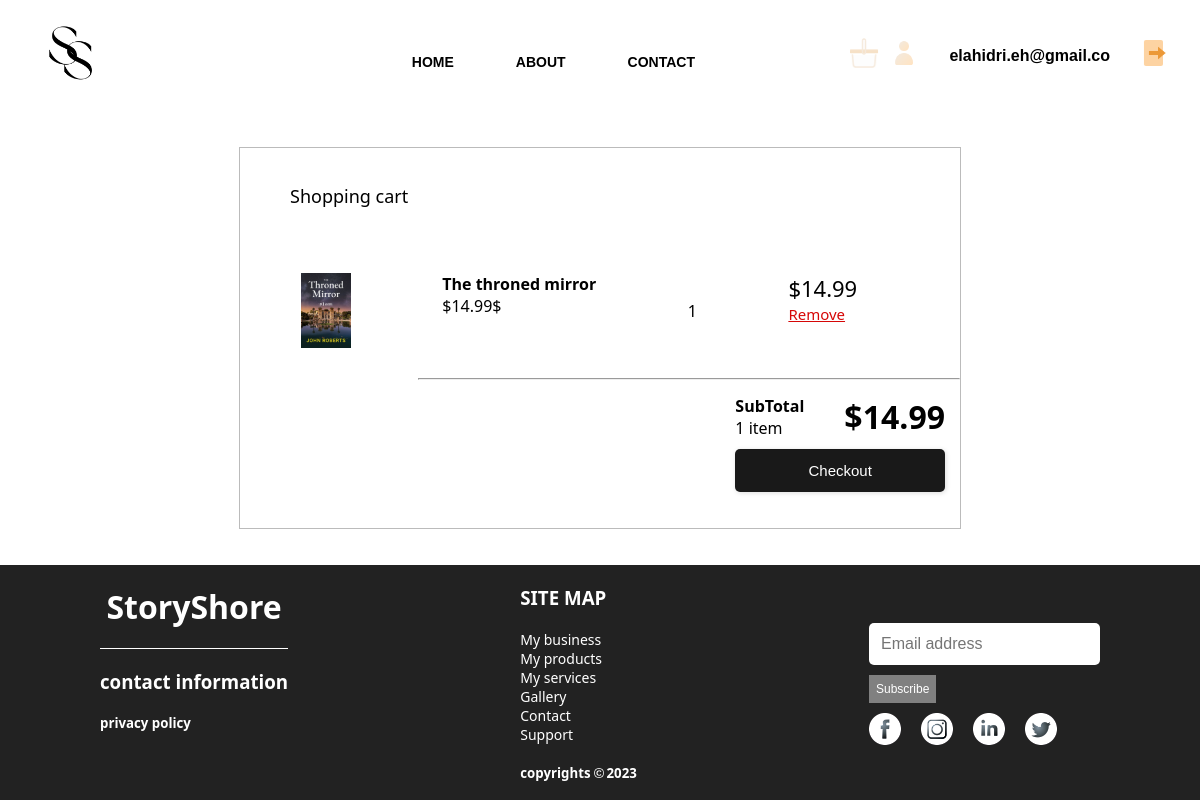
The page /cart (signed in) on the database its author committed.
### flaskapp/models.py (models this page shows, shortened)
class User(db.Model, UserMixin):
    id = db.Column(db.Integer, primary_key=True)
    username = db.Column(db.String(20), unique=True, nullable=False)
    email = db.Column(db.String(50), unique=True, nullable=False)
    phone = db.Column(db.String(20))
    address = db.Column(db.String(128))
    password = db.Column(db.String(60), nullable=False)
    usertype = db.Column(db.String(10), nullable=False)
    books = db.relationship('Book', backref='author', lazy=True)

class Book(db.Model):
    id = db.Column(db.Integer, primary_key=True)
    title = db.Column(db.String(20), unique=True, nullable=False)
    subtitle = db.Column(db.String(60), nullable=False)
    description = db.Column(db.String(128), nullable=False)
    genre = db.Column(db.String(60), nullable=False)
    cover = db.Column(db.String(128), nullable=False)
    manuscript = db.Column(db.String(128), nullable=False)
    price= db.Column(db.Integer)
    author_id = db.Column(db.Integer, db.ForeignKey('user.id'), nullable=False)

### flaskapp/routes.py (the view)
@app.route("/cart", strict_slashes=False)
@login_required
def goToCart():
    carts = db.session.query(Cart).filter(Cart.user_id == current_user.id)
    cartInfo = []
    for cart in carts:
        book = Book.query.filter(Book.id == cart.book_id).first()
        author = User.query.filter(User.id == book.author_id).first()
        cartInfo.append({'id': cart.id,
                         'quantity': cart.quantity,
                         'bookId': cart.book_id,
                         'book': book.title,
                         'cover': book.cover,
                         'price': book.price,
                         'Author': author.username})
    return render_template('cart.html', carts=cartInfo)

### flaskapp/models.py (called while the page is built)
@login_manager.user_loader
def load_user(user_id):
    return User.query.get(int(user_id))

### flaskapp/templates/cart.html (shortened to what this page needs)
<!DOCTYPE html>
<html lang="en">
    <head>
        <link rel="stylesheet" href="../static/styles/header.css">
        <link rel="stylesheet" href="../static/styles/footer.css">
        <link rel="stylesheet" href="../static/styles/style.css">
        <link rel="stylesheet" href="../static/styles/navbar.css">
        <link rel="stylesheet" href="../static/styles/cart.css">
    </head>
    <body>
        <div class="navbar">
            <a class="navbar-item-icon">
                <img src="../static/images/balcklogo.png" alt="logo" width="80">
            </a>
            <data class="navbar-item menu">
                <ul>
                    <li><a href="/">HOME</a></li>
                    <li><a href="#about">ABOUT</a></li>
                    <li><a href="#contact">CONTACT</a></li>
                </ul>
            </data>
            {% if current_user.is_authenticated %}
                <a class="navbar-item basket" href="{{ url_for('goToCart') }}"><img src="../static/images/basket.png" alt="basket" width="30"></a>
                <a class="navbar-item" href="{{ url_for('dashboard') }}"><img src="../static/images/user.png" alt="user" width="30"></a>
                <p class="username1">{{ current_user.username }}</p>
                <a class="navbar-item" href="{{ url_for('logout') }}"><img src="../static/images/Logout.png" alt="user" width="30"></a>
            {% else %}
                <a class="navbar-item basket"><img src="../static/images/basket.png" alt="basket" width="30"></a>
                <a class="navbar-item" href="{{ url_for('login') }}"><img src="../static/images/user.png" alt="user" width="30"></a>
            {% endif %}
        </div>
        <div class="container">
            <p class="cart-text">Shopping cart</p>
            {% for cart in carts %}
            <div class="item" data-cart-id='{{cart.id}}' data-book-id="{{cart.bookId}}" >
                <img src="{{ url_for('get_image', filename=cart.cover) }}">
                <div class="Author">
                    <h4>{{cart.book}}</h4>
                    <p class="original_price">{{cart.price}}</p>
                </div>
                <div class="quantity">
                    <p class="book_amount">{{cart.quantity}}</p>
                </div>
                <div class="price">
                    <p class="price_text">{{cart.price}}</p>
                    <a class="remove_button" onclick="getId('{{cart.id}}')">Remove</a>
                </div>
            </div>
            {% endfor %}
            <hr>
            <div class="total">
                <div class="info">
                    <div class="total_text">
                        <h4>SubTotal</h4>
                        <p>1 item</p>
                    </div>
                    <h1 id="total_price">9.99</h1>
                </div>
                <button class="checkout_button" onclick="Purchase()" >Checkout</button>
            </div>
        </div>
            </body>
    <footer>
        <div class="footer_flex">
            <div class="footer_flex_section1">
                <h1>
                    StoryShore
                </h1>
                <div class="line">
                </div>
                <h3>contact information</h3>
                <h5>privacy policy</h5>
            </div>
            <div class="footer_flex_section2">
                <h3>SITE MAP</h3>
                <ul>
                    <li>My business</li>
                    <li>My products</li>
                    <li>My services</li>
                    <li>Gallery</li>
                    <li>Contact</li>
                    <li>Support</li>
                </ul>
                <div class="copyrights">
                    <h5>copyrights</h5>
                    <img class="img" src="../static/images/cp.png">
                    <h5>2023</h5>
                </div>
            </div>
            <div class="footer_flex_section3">
                <input type="text" id="username" name="username" placeholder="Email address"/>
                <button class="subscribe">Subscribe</button>
                <div class="social">
                    <img src="../static/images/fb.png">
                    <img src="../static/images/insta.png">
                    <img src="../static/images/in.png">
                    <img src="../static/images/tt.png">
                </div>
            </div>
        </div>
    </footer>
</html>

### flaskapp/static/styles/header.css (style rules this page uses)
ul { float: left; display: flex; justify-content: center; align-items: center; }
ul li { list-style: none; margin-left: 62px; margin-top: 12px; font-size: 14px; }
ul li a { text-decoration: none; color: white; font-family: Arial; font-weight: bold; transition: 0.4s ease-in-out; }

### flaskapp/static/styles/footer.css (style rules this page uses)
footer { margin: 0; background-color: rgb(34, 34, 34); width: 100%; height: fit-content; color: white; }
.footer_flex { display: flex; justify-content: space-between; flex-direction: row; padding:20px 100px 20px 100px; }
.footer_flex_section1 { display: flex; gap: 20px; align-items: center; flex-direction: column; }
.line { border-bottom: 1px solid white; width: 100%; }
.footer_flex_section1 h5 { flex: 1; margin-right: auto; }
.footer_flex_section2 { display: flex; align-items: start; flex-direction: column; gap: 20px; }
.footer_flex_section3 { display: flex; gap: 10px; align-items: start; flex-direction: column; justify-content: center; }
h1, h2, h3, h4, h5 { padding: 0; margin: 0; }
.footer_flex_section2 ul { padding: 0; margin: 0; display: flex; flex-direction: column; }
.footer_flex_section2 li { margin: 0; padding: 0; flex: 1; margin-right: auto; }
.subscribe { width: fit-content; height: fit-content; color:white ; background-color: grey; cursor: pointer; border: none; padding: 7px; font-size: 12px; }
.footer_flex_section3 .social { gap: 20px; display: flex; flex-direction: row; }
.copyrights { display: flex; flex-direction: row; gap: 3px; align-items: center; margin-top: auto; }
.copyrights .img { width: auto; height: 10px; }

### flaskapp/static/styles/style.css (style rules this page uses)
body, p { margin: 0; }
a { color: unset; }
input, select { border: none; padding: 12px; font-size: 16px; border-radius: 5px; color: rgb(55 55 55); }
html { font-family: 'Segoe UI', Tahoma, Geneva, Verdana, sans-serif }

### flaskapp/static/styles/navbar.css (style rules this page uses)
.navbar { display: flex; position: absolute; z-index: 10; align-items: center; width: 100%; animation-duration: 0.5s; }
.navbar .navbar-item-icon { flex: 1; margin: 20px 30px; }
.navbar .navbar-item { margin: 0 30px 0px 0; }
.username1 { color: black; font-family: Arial; font-weight: bold; font-size: 16px; margin-right: 30px; }
.navbar .menu { color: black; flex: 2 ; font-weight: 400; }
.navbar .basket { margin: 10px; }

### flaskapp/static/styles/cart.css (style rules this page uses)
.navbar { position: relative; color: black; }
.navbar a { color: black; }
.container { position: relative; display: flex; justify-content: center; border: 1px solid #bbbbbb; padding: 3% 0; flex-direction: column; margin: 3% auto; width: 60%; }
.item { width: 90%; display: flex; justify-content: space-around; margin: 15px; }
.item img { max-width: 50px; }
.quantity { display: flex; align-items: center; gap: 10px; }
.remove_button { color: rgb(214, 7, 7); text-decoration: underline; cursor: pointer; font-size: 15px; }
.price_text { font-size: 22px; }
.cart-text { font-weight: 100; font-size: 18px; margin-left: 50px; margin-bottom: 50px; }
.total { align-self: end; margin-right: 15px; }
hr { width: 75%; align-self: end; margin: 15px 0 ; }
.info { display: flex; gap: 40px; margin-bottom: 10px; }
.checkout_button { padding: 13px 19px; border: none; background: #191919; font-size: 15px; cursor: pointer; color: white; border-radius: 5px; box-shadow: 1px 1px 5px #00000024; align-self: end; width: 100%; }
.price_text::before, #total_price::before, .original_price::before { content: '$'; }

### rows shown on the page
User: username "elahidri.eh@gmail.co"
Book: cover (picture), book "The throned mirror", price "14.99$", price "14.99"

### other values the page prints
{{ cart.quantity }} "1"
